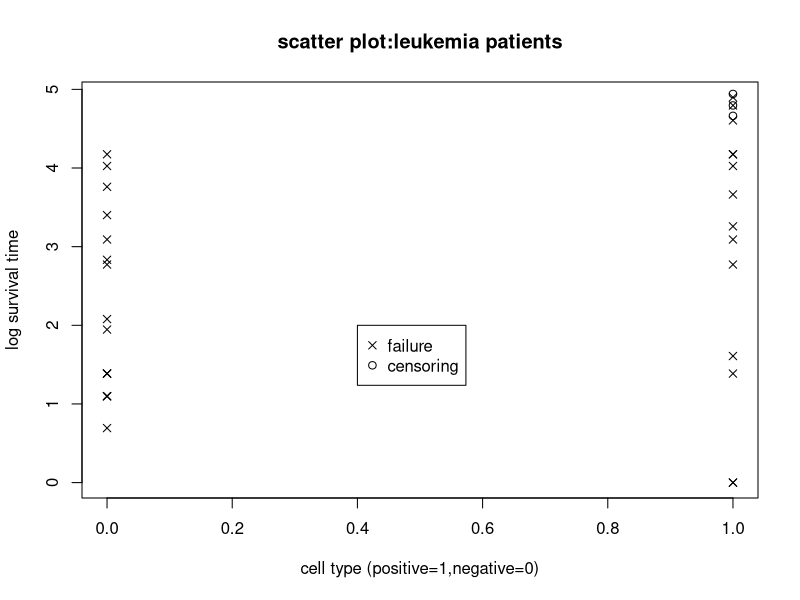
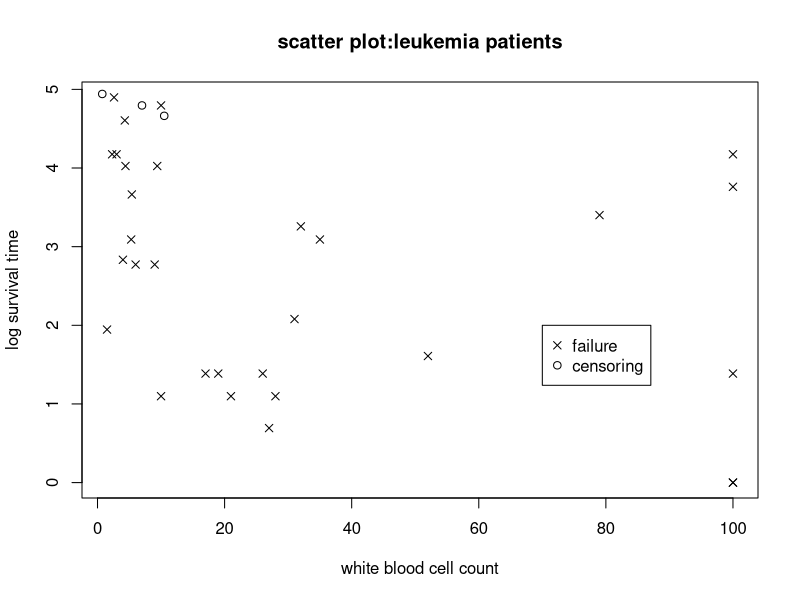
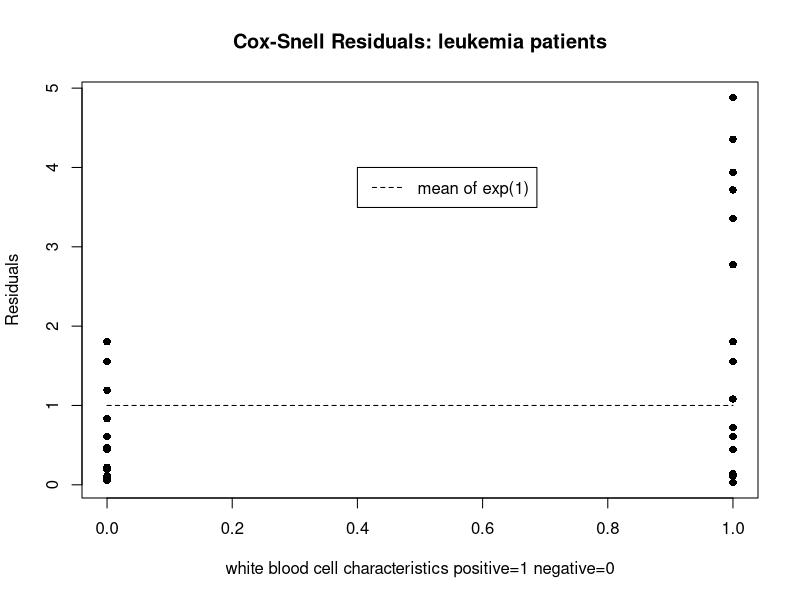
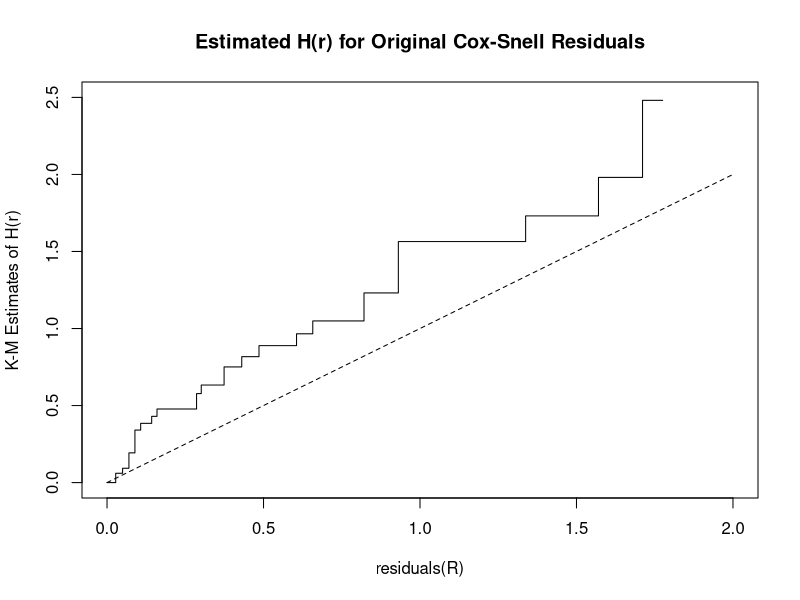

Source code (R) for these figures, in order: (Note: this script raises an error after producing the figures.)
#2
#a
dat<-read.table('p42.txt',header = TRUE)
library(survival)
delta<-dat$status
x<-dat$time
AG<-dat$AG
wbc<-dat$wbc
#scatter plot for AG
plot(AG[delta==1],log(x[delta==1]),pch=4,xlab="cell type (positive=1,negative=0)",
     ylab="log survival time",main="scatter plot:leukemia patients")
points(AG[delta==0],log(x[delta==0]),pch=1)
legend(0.4,2,c("failure","censoring"),pch=c(4,1))
#scatter plot for wbc
plot(wbc[delta==1],log(x[delta==1]),pch=4,xlab="white blood cell count",
     ylab="log survival time",main="scatter plot:leukemia patients")
points(wbc[delta==0],log(x[delta==0]),pch=1)
legend(70,2,c("failure","censoring"),pch=c(4,1))
#km weib and lognormal
fit.km=survfit(Surv(time,status)~1,data = dat)
fit.weib=survreg(Surv(time,status)~1,data = dat)
fit.log=survreg(Surv(time,status)~1,data=dat,dist='lognormal')
mu=fit.weib$coefficients
mu.log=fit.log$coefficients
sig=fit.weib$scale
#b
fit1<-survreg(Surv(time,status)~wbc+as.factor(AG),data=dat)
summary(fit1)
#since p-value of wbc>0.05, we can't reject null hypothesis
#wbc has no significant effect on model
fit2<-survreg(Surv(time,status)~as.factor(AG),data=dat)
summary(fit2)
mu<-fit2$coefficients[1]+fit2$coefficients[2]*1
sig<-fit2$scale

#c
#model2: C-S residual(modified for censoring)
r<-exp(log(x)-mu/sig)+1-delta
plot(AG,r,pch=16,xlab="white blood cell characteristics positive=1 negative=0"
     ,ylab="Residuals",main="Cox-Snell Residuals: leukemia patients")
lines(seq(0,1),rep(1,2),lty=2)
legend(0.4,4,"mean of exp(1)",lty = 2)

#Model2: original C-S
r1<-exp((log(x)-mu)/sig)
fit.res<-survfit(Surv(r1,delta)~1)
plot(fit.res,fun="cumhaz",conf.int=F,xlim=c(0,2),ylim=c(0,2.5),
     xlab="residuals(R)",ylab="K-M Estimates of H(r)",
     main="Estimated H(r) for Original Cox-Snell Residuals")
lines(0:2,0:2,lty=2)

#d
fit2$coefficients

#3
dat1<-read.table("bladder.txt",header = TRUE)
attach(dat1)
time=rep(0,nrow(dat1))
status=rep(0,nrow(dat1))
for(i in 1:nrow(dat1)){
  if(dat1$recurrence_time[i]==0){
    time[i]=dat1$futime[i]
  }
  else{
    time[i]=dat1$recurrence_time[i]
    status[i]=1
  }
}
dat2<-data.frame(time,status,Group,number,size)
#model1
fit.cox1=coxph(Surv(time,status)~number+size+as.factor(Group),data = dat2)
summary(fit.cox1)
#LR statistics for H0
2*(fit.cox1$loglik[2]-fit.cox1$loglik[1])
#model2
fit.cox2=coxph(Surv(time,status)~number+as.factor(Group),data = dat2)
summary(fit.cox2)
#LR test compare model 1 and model 2
2*(fit.cox1$loglik[2]-fit.cox2$loglik[2])#observed LR statistic
1-pchisq(2*(fit.cox1$loglik[2]-fit.cox2$loglik[2]),3)#p-value
#model3
fit.cox3=coxph(Surv(time,status)~number,data = dat2)
summary(fit.cox3)
#LR test compare model 2 and model 3
2*(fit.cox2$loglik[2]-fit.cox3$loglik[2])#observed LR statistic
1-pchisq(2*(fit.cox2$loglik[2]-fit.cox3$loglik[2]),3)#p-value

#km plot for comparing the treatment groups
fit.km=survfit(Surv(time,status)~as.factor(Group),data=dat2)
plot(fit.km,xlab="Remission Time",ylab="Estimated S(t)",lty = 1:2)
legend(40,0.85,c("group1","group2"),lty=1:2)

#deviance residuals
fit3.resids<-resid(fit.cox3,type="deviance")
PS<-dat2$status
grp<-dat2$Group
par(mfrow=c(2,2))
#Residuals vs covariate
plot(PS,fit3.resids,ylab="Deviance Residuals")
plot(grp,fit3.resids,ylab="Deviance Residuals")
#Residuals vs risk score
plot(predict(fit.cox3),fit3.resids,ylab="Deviance Residuals",xlab="Risk Score")
#Normal Q-Q plot
qqnorm(fit3.resids,ylab="Deviance Residuals",xlab = "N(0,1) Quantiles")
abline(0,1,lty=2)

#4



